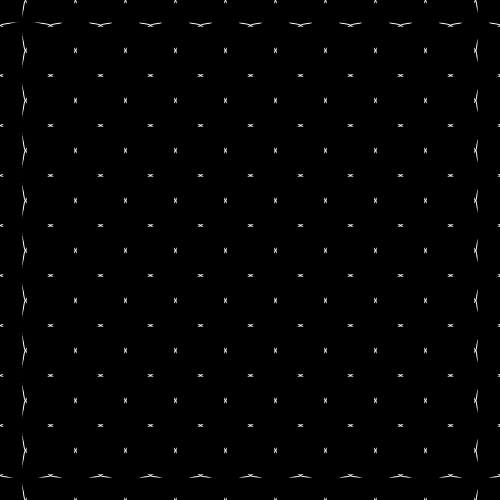
Frame 1 (no input)
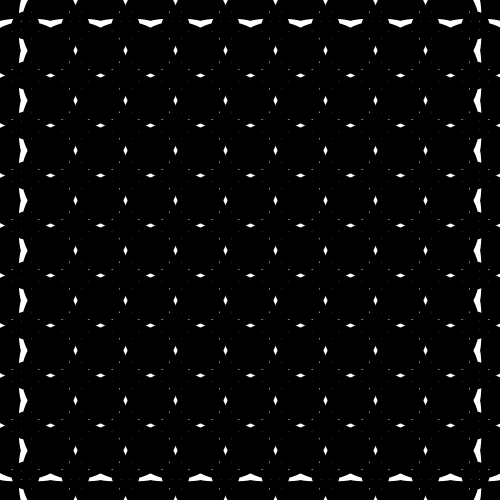
Frame 2 (the mouse pressed at the canvas centre, redrawn once)

The Processing sketch that drew these frames (run headless with seeded random() and noise(); the mouse was pressed at the canvas centre and the sketch redrawn once):

// Processing sketch: processing_95479
// ── processing_95479.pde

void setup(){
  size(500,500);
  background(0);
  smooth();}


void draw()
{
  noFill();
  
  //red rond
  
 /*noFill ();
 stroke(255);
  for (int posX = 25 ; posX < width ; posX = posX +50)
{
  for (int posY = 25 ; posY < height ; posY = posY +50)
  {
     ellipse(posX-25, posY-25, 100, 100);
  ellipse (posX,posY,50,50);}
  }
  
  //black rond
noFill ();
 stroke(255);
    for (int posX = 25 ; posX < width ; posX = posX +50)
{
  for (int posY = 25 ; posY < height ; posY = posY +50)
  {
  ellipse (posX,posY,25,25);}
  } */
  
  
  //blue rond
noFill ();
 stroke(255);
    for (int posX = 25 ; posX < width ; posX = posX +50)
{
  for (int posY = 25 ; posY < height ; posY = posY +50)
  {
  ellipse (posX,posY,5,50);}
  }
  
  // green 
  noFill ();
 stroke(255);
    for (int posX = 25 ; posX < width ; posX = posX +50)
{
  for (int posY = 25 ; posY < height ; posY = posY +50)
  {
  ellipse (posX,posY,50,5);}
  }
  
  
  // yellow
 noFill ();
 stroke(0);
    for (int posX = 25 ; posX < width ; posX = posX +50)
{
  for (int posY = 25 ; posY < height ; posY = posY +50)
  {
  ellipse (posX,posY,20,20);}
  strokeWeight(8); 
  } 
  
  noFill ();
 stroke(0);
    for (int posX = 25 ; posX < width ; posX = posX +50)
{
  for (int posY = 25 ; posY < height ; posY = posY +50)
  {
  ellipse (posX,posY,100,100);}
  }
  
  noLoop();

}
